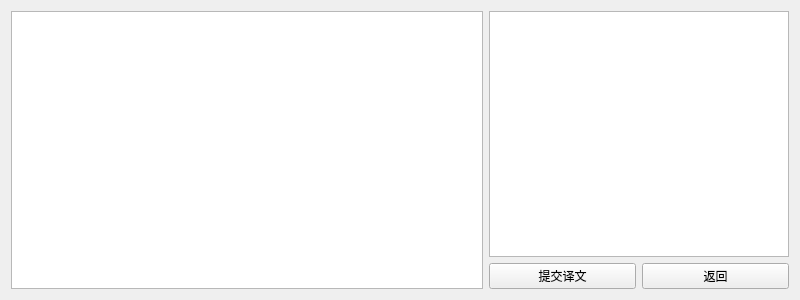
<?xml version="1.0" encoding="UTF-8"?>
<ui version="4.0">
 <class>TranslatorWidget</class>
 <widget class="QWidget" name="TranslatorWidget">
  <property name="geometry">
   <rect>
    <x>0</x>
    <y>0</y>
    <width>800</width>
    <height>300</height>
   </rect>
  </property>
  <property name="windowTitle">
   <string>翻译任务管理</string>
  </property>
  <layout class="QGridLayout" name="gridLayout">
   <item row="0" column="0">
    <layout class="QHBoxLayout" name="horizontalLayout_2">
     <item>
      <widget class="QTableView" name="tableView">
       <property name="minimumSize">
        <size>
         <width>300</width>
         <height>0</height>
        </size>
       </property>
      </widget>
     </item>
     <item>
      <layout class="QVBoxLayout" name="verticalLayout">
       <item>
        <widget class="QPlainTextEdit" name="plainTextEdit">
         <property name="maximumSize">
          <size>
           <width>300</width>
           <height>16777215</height>
          </size>
         </property>
        </widget>
       </item>
       <item>
        <layout class="QHBoxLayout" name="horizontalLayout">
         <item>
          <widget class="QPushButton" name="pushButton">
           <property name="text">
            <string>提交译文</string>
           </property>
          </widget>
         </item>
         <item>
          <widget class="QPushButton" name="pushButton_2">
           <property name="text">
            <string>返回</string>
           </property>
          </widget>
         </item>
        </layout>
       </item>
      </layout>
     </item>
    </layout>
   </item>
  </layout>
 </widget>
 <resources/>
 <connections/>
</ui>
